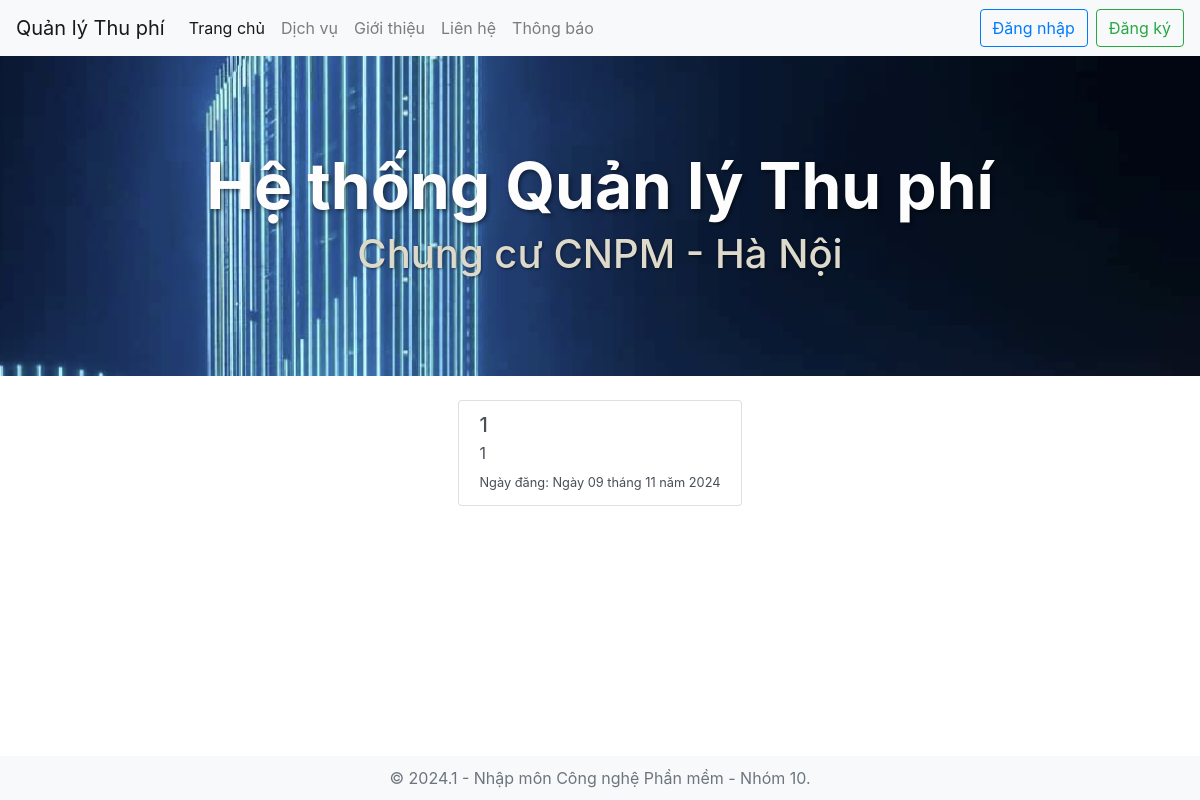
Screenshot of /notification/ with the database file from the repository.
### nmcnpmapp/models.py (models this page shows, shortened)
class Article(models.Model):
    title = models.CharField(max_length=255)
    content = models.TextField()
    date = models.DateField(auto_now_add=True)

### nmcnpmapp/views.py (the view)
# urls.py: path("notification/", views.notification, name="notification"),
def notification(request):
    return render(request, 'app/notification.html', {'articles': Article.objects.all()})

### nmcnpmapp/templates/app/notification.html (shortened to what this page needs)
<!DOCTYPE html>
<html lang="en">
<head>
    {% load static %}
    <link rel="stylesheet" href="{% static 'css/home.css' %}">
    <link rel="stylesheet" href="{% static 'css/newstyles.css' %}">
    <link rel="stylesheet" href="{% static 'css/responsive-tablet.css' %}">
    <link rel="stylesheet" href="{% static 'css/responsive-mobile.css' %}">
    <link rel="stylesheet" href="https://maxcdn.bootstrapcdn.com/bootstrap/4.5.2/css/bootstrap.min.css">
</head>
</head>
<body>
    <nav class="navbar navbar-expand-lg navbar-light bg-light">
        <a class="navbar-brand" href="/">Quản lý Thu phí</a>
        <div class="collapse navbar-collapse" id="navbarNav">
            <ul class="navbar-nav mr-auto">
                <li class="nav-item active"><a class="nav-link" href="/">Trang chủ</a></li>
                <li class="nav-item"><a class="nav-link" href="/service">Dịch vụ</a></li>
                <li class="nav-item"><a class="nav-link" href="/about">Giới thiệu</a></li>
                <li class="nav-item"><a class="nav-link" href="/contact">Liên hệ</a></li>
                <li class="nav-item"><a class="nav-link" href="/notification">Thông báo</a></li>
            </ul>
            {% if user.is_authenticated %}
            <div class="custom-div3">
                <button class="user">{{ user.username }}</button>
                <ul class="sub-user">
                    <li><a href="/changepassword">Đổi mật khẩu</a></li>
                    <li><a href="/logout">Đăng xuất</a></li>
                </ul>
            </div>
            {% else %}
            <div class="navbar-nav">
                <a class="btn btn-outline-primary mr-2" href="/login">Đăng nhập</a>
                <a class="btn btn-outline-success" href="/signup">Đăng ký</a>
            </div>
            {% endif %}
        </div>
    </nav>
    <header class="homepage-header">
        <div class="govuk-width-container">
            <div class="homepage-header__title-container">
                <h1 class="homepage-header__title">
                    Hệ thống Quản lý Thu phí
                </h1>
                <span class="homepage-header__intro">
                    Chung cư CNPM - Hà Nội
                </span>
            </div>
        </div>
    </header>
    <div class="container mt-4 notification-content">
        <div class="list-group">
            {% for article in articles %}
            <a href="{{ article.link }}" class="list-group-item list-group-item-action">
                <h5 class="mb-1">{{ article.title }}</h5>
                <p class="mb-1">{{ article.content }}</p>
                <small>Ngày đăng: {{ article.date }}</small>
            </a>
            {% empty %}
                <p class="text-center" style="font-size: 1.5rem; font-weight: bold; margin-top: 50px;">
                    Hiện chưa có thông báo nào.
                </p>
            {% endfor %}
        </div>
    </div>
    <footer class="footer mt-auto text-center">
        <div class="container">
            <span class="text-muted">© 2024.1 - Nhập môn Công nghệ Phần mềm - Nhóm 10.</span>
        </div>
    </footer>
</body>
</html>

### nmcnpmapp/static/css/home.css (style rules this page uses)
.homepage-header { background-image: url("/nmcnpmapp/static/img/building.jpg"); background-size: cover; background-position: center; height: 60vh; display: flex; align-items: center; justify-content: center; position: relative; color: white; overflow: hidden; }

### nmcnpmapp/static/css/newstyles.css (style rules this page uses)
.navbar { background-color: #6c757d; }
.nav-item a { color: #ffffff; transition: background-color 0.3s, color 0.3s ease; }

### rows the page displays
Article: title "1", content "1", date "Ngày 09 tháng 11 năm 2024"
